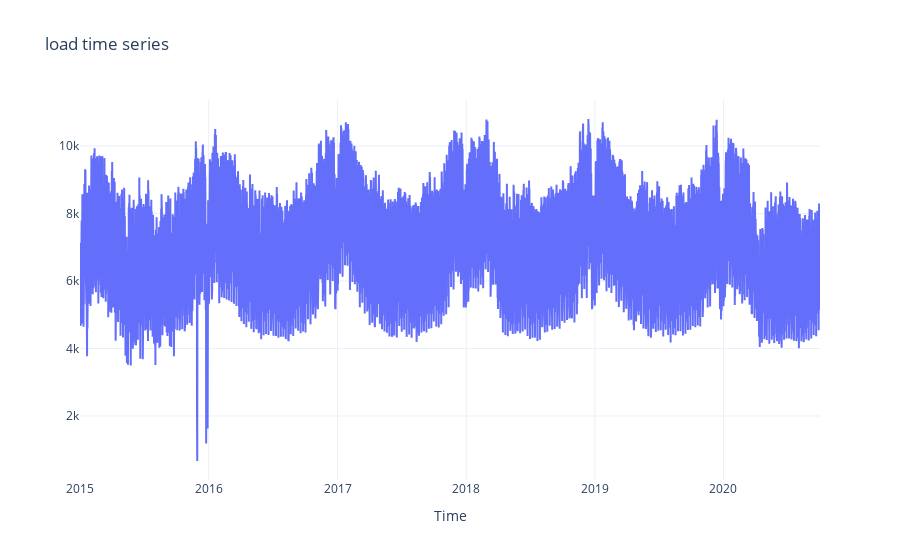

Here is the notebook cell this chart was saved with:
### Code cell
fig = plot_time_series(df['load'])
fig.show()

### Figure 1 — Plotly figure (JSON) as saved in the notebook; plotly's stock layout.template omitted (floating-point values rounded to 4 significant figures; data arrays with more than 128 entries replaced by an {"elided": "..."} marker saying what was removed)
{"data": [{"mode": "lines", "name": "load", "type": "scatter", "x": {"elided": "50400 str values"}, "y": {"elided": "50400 float values"}}], "layout": {"title": {"text": "load time series"}, "xaxis": {"title": {"text": "Time"}}}}
